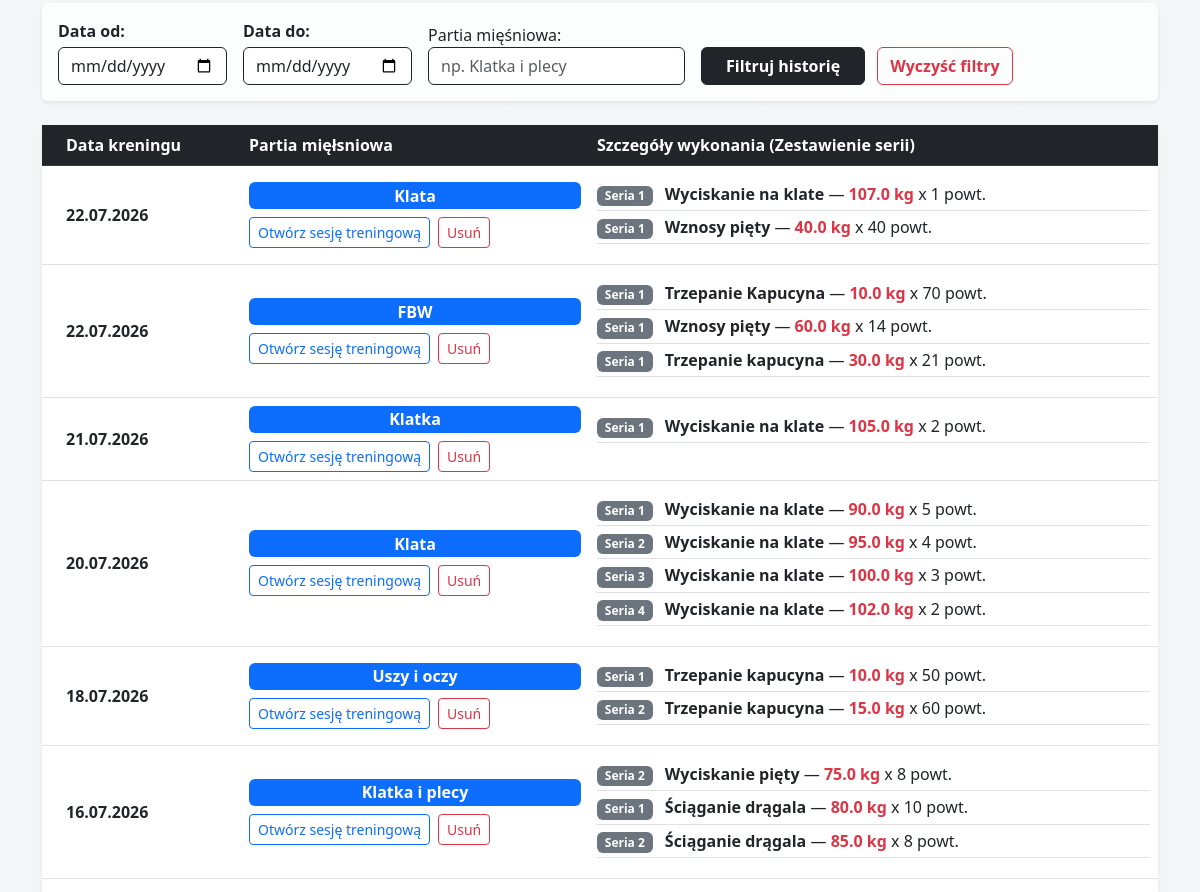
Page / (signed in, middle part) on the earlier database version.
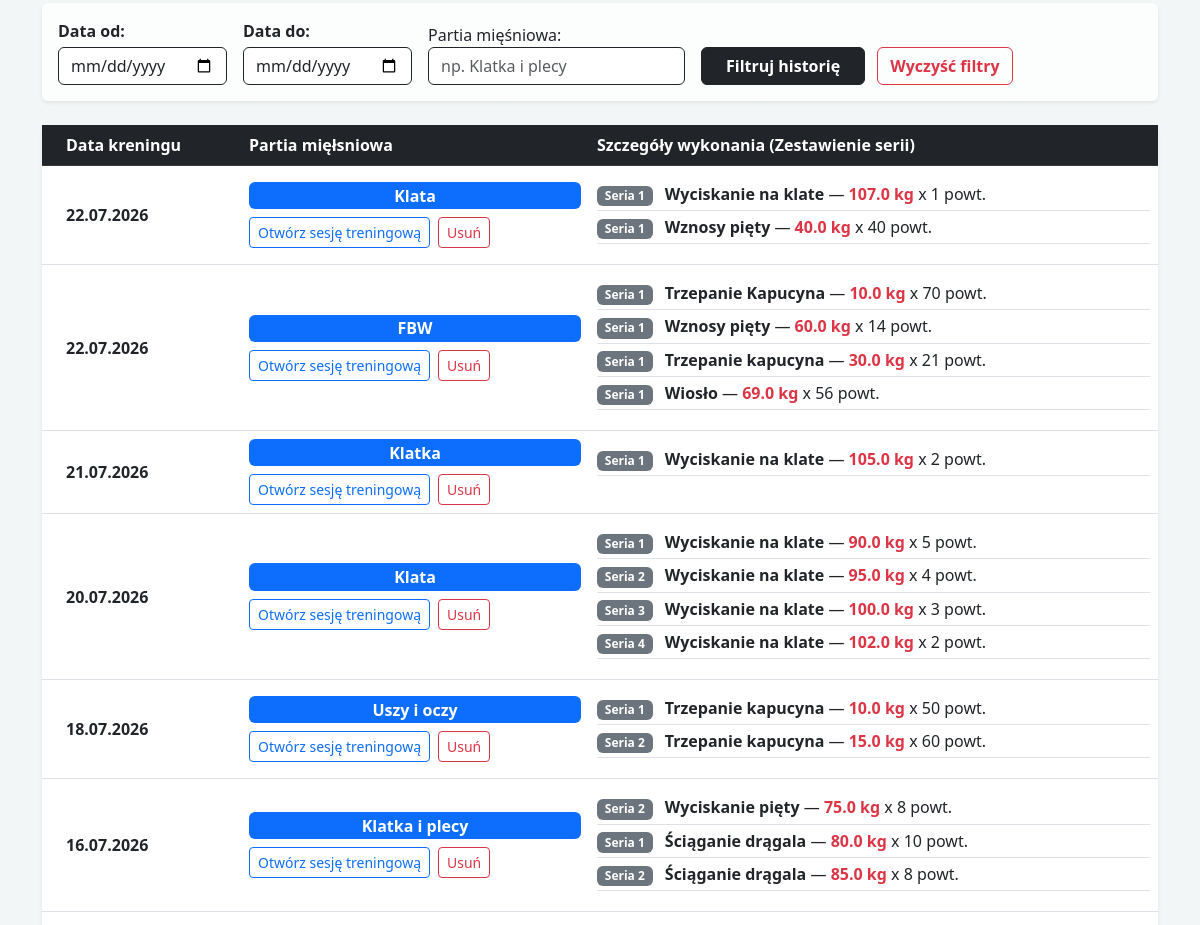
Same page on the later database version.
### workout/models.py (models this page shows, shortened)
class Workout(models.Model):
    date = models.DateField()
    target_muscle = models.CharField(max_length=50)

class TrainingSet(models.Model):
    workout = models.ForeignKey(Workout, on_delete=models.CASCADE, related_name='sets')
    exercise = models.CharField(max_length=100, default="Nieznane")
    set_number = models.PositiveIntegerField(default=1, verbose_name="Numer serii")
    weight = models.FloatField()
    reps = models.IntegerField()

### workout/views.py (the view)
# urls.py: path('', views.dashboard, name='dashboard'),
@login_required
def dashboard(request):
    all_workouts = Workout.objects.all().order_by('-date')
    latest_metrics = DailyMetrics.objects.order_by('-date').first()
    date_from = request.GET.get('date_from')
    date_to = request.GET.get('date_to')
    muscle_query = request.GET.get('muscle')
    if date_from:
         all_workouts = all_workouts.filter(date__gte=date_from) # gte = greater than or equal (od)
    if date_to:
         all_workouts = all_workouts.filter(date__lte=date_to) # lte = less than or equal (do)
    if muscle_query:
         all_workouts = all_workouts.filter(target_muscle__icontains=muscle_query)
    uniqe_exercises = TrainingSet.objects.values_list('exercise', flat=True).distinct()
    target_exercise = request.GET.get('exercise')
    if not target_exercise and uniqe_exercises:
         target_exercise = uniqe_exercises[0]
    dates = []
    weights = []
    if target_exercise:
         qs = TrainingSet.objects.filter(exercise__icontains=target_exercise) \
                                .values('workout__date') \
                                .annotate(max_weight = Max('weight')) \
                                .order_by('workout__date')
         dates = [str(entry['workout__date']) for entry in qs]
         weights = [float(entry['max_weight']) for entry in qs]
    context = {
        'workouts': all_workouts,
        'unique_exercises': uniqe_exercises,
        'target_exercise': target_exercise,
        'dates_json': json.dumps(dates),
        'weights_json': json.dumps(weights),
        'latest_metrics': latest_metrics
    }
    return render(request, 'workout/dashboard.html', context)

### workout/templates/workout/dashboard.html (shortened to what the changed rows need)
<!DOCTYPE html>
<html>
    <head>
        <link href="https://cdn.jsdelivr.net/npm/bootstrap@5.3.0/dist/css/bootstrap.min.css" rel="stylesheet">
    </head>
        <body>
            <div class="container mt-5">
                    <div class="row">
                        <div class="col-12">
                            <div class="card shadow-sm border-0">
                                <div class="card-body p-0">
                                    <table class="table table-hover mb-0">
                                        <thead class="table-dark">
                                            <tr>
                                                <th class="ps-4">Data kreningu</th>
                                                <th>Partia mięłsniowa</th>
                                                <th>Szczegóły wykonania (Zestawienie serii)</th>
                                            </tr>
                                        </thead>
                                        <tbody>
                                             {% for workout in workouts %}
                                             <tr>
                                                <td class="align-middle ps-4 fw-bold">{{ workout.date|date:"d.m.Y" }}</td>
                                                <td class="align-middle">
                                                    <span class="badge bg-primary fs-6 mb-2 d-block" style="width: fit.content">{{ workout.target_muscle }}</span>
                                                    <div class="d-flex gap-2">
                                                         <a href="{% url 'workout_detail' workout.pk %}" class="btn btn-sm btn-outline-primary">Otwórz sesję treningową</a>
                                                         <form action="{% url 'delete_workout' workout.pk %}" method="POST" onsubmit="return confirm('Panie, chcesz Pan usunąć ten trening?');">
                                                            <button type="submit" class="btn btn-sm btn-outline-danger">Usuń</button>
                                                         </form>
                                                    </div>
                                                </td>
                                                <td class="py-3">
                                                    <ul class="list-unstyled mb-0">
                                                         {% for set in workout.sets.all %}
                                                         <li class="mb-1 border-bottom pb-1">
                                                            <span class="badge bg-secondary me-2">Seria {{ set.set_number }}</span>
                                                            <span class="fw-semibold">{{ set.exercise }}</span> &mdash;
                                                            <span class="text-danger fw-bold">{{ set.weight }} kg</span>
                                                            x {{ set.reps}} powt.
                                                         </li>
                                                         {% endfor %}
                                                    </ul>
                                                </td>
                                             </tr>
                                              {% endfor %}
                                        </tbody>
                                    </table>
                                </div>
                            </div>
                        </div>
                    </div>
            </div>
        </body>
</html>

Differences in the rows shown:
added TrainingSet: set_number "1", exercise "Wiosło", weight "69.0", reps "56", shown under Workout "FBW"
